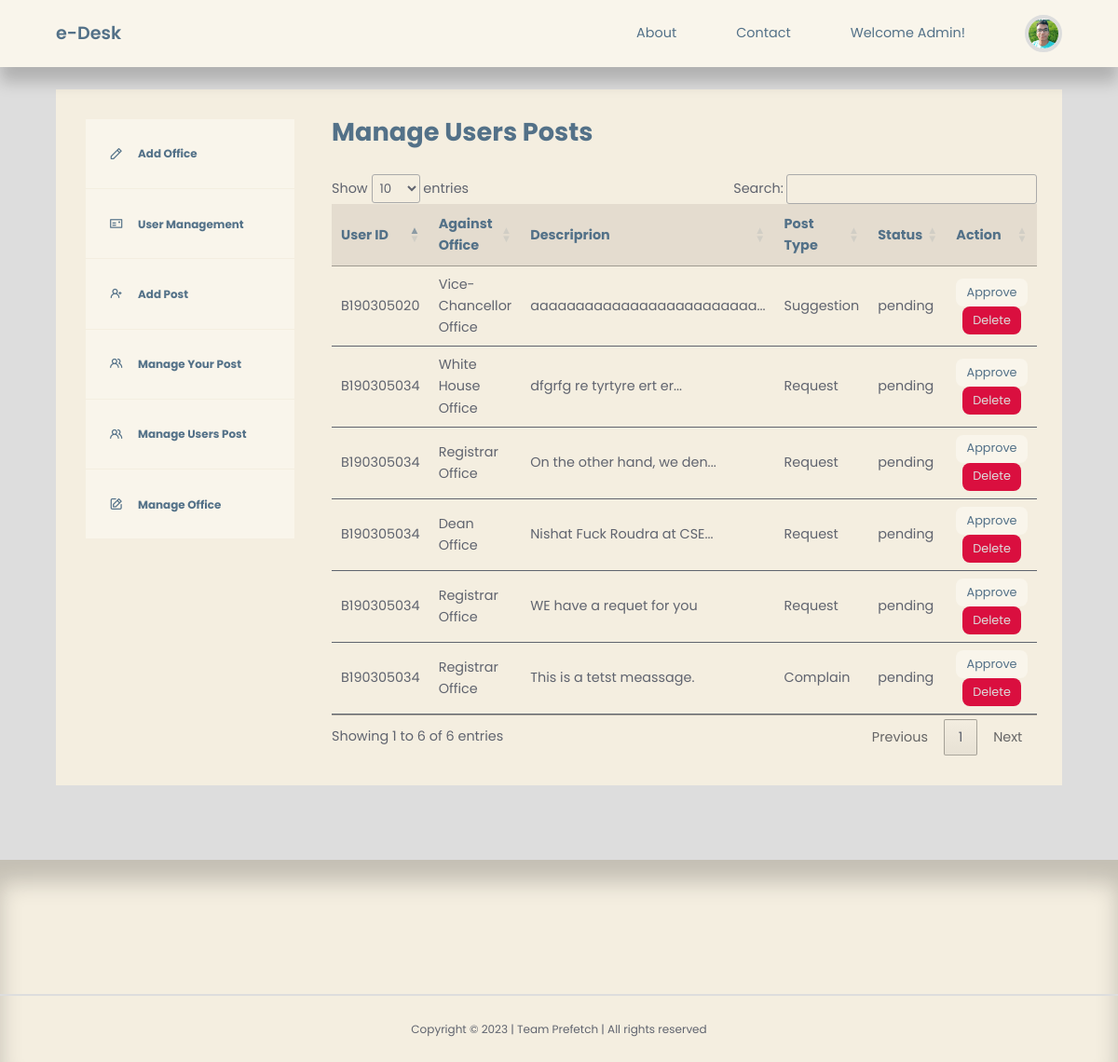
Screenshot of /admin/admin-manage-users-post.php with the database file from the repository.
### tables this page shows
CREATE TABLE `post` (
  `id` int(20) NOT NULL,
  `title` varchar(255) NOT NULL,
  `body` mediumtext NOT NULL,
  `picture` varchar(255) NOT NULL,
  `office_id` int(20) NOT NULL,
  `author_id` int(20) NOT NULL,
  `user_id` int(20) NOT NULL,
  `type` varchar(255) NOT NULL,
  `post_type` varchar(255) NOT NULL,
  `date_time` timestamp NOT NULL DEFAULT current_timestamp(),
  `status` varchar(255) NOT NULL,
  `comment` varchar(255) NOT NULL
);

CREATE TABLE `adminaddoffice` (
  `id` int(20) NOT NULL,
  `title` varchar(255) NOT NULL,
  `description` varchar(255) NOT NULL
);

### admin/admin-manage-users-post.php (the view, shortened to what this page needs)
<?php
include 'partials/header.php';
$query = "SELECT id, title, office_id, body, status, type, post_type FROM post WHERE user_id!=0 and status='pending' ORDER BY id DESC";
$posts = mysqli_query($connection, $query);
?>
<section class="dashboard">
    <div class="container dashboard__container">
        <aside>
            <ul>
                <li>
                    <a href="admin-add-office.php"><i class="uil uil-pen"></i>
                        <h5>Add Office</h5>
                    </a>
                </li>
                <li>
                    <a href="admin-user-management.php"><i class="uil uil-postcard"></i>
                        <h5>User Management</h5>
                    </a>
                </li>
                <li>
                    <a href="admin-add-post.php"><i class="uil uil-user-plus"></i>
                        <h5>Add Post</h5>
                    </a>
                </li>
                <li>
                    <a href="admin-manage-post.php"><i class="uil uil-users-alt"></i>
                        <h5>Manage Your Post</h5>
                    </a>
                </li>
                <li>
                    <a href="admin-manage-users-post.php"><i class="uil uil-users-alt"></i>
                        <h5>Manage Users Post</h5>
                    </a>
                </li>
                <li>
                    <a href="admin-manage-office.php"><i class="uil uil-edit"></i>
                        <h5>Manage Office</h5>
                    </a>
                </li>
            </ul>
        </aside>
        <main>
            <h2>Manage Users Posts</h2>
            <table id="table">
                <thead>
                    <tr align="center">
                        <th>User ID</th>
                        <th>Against Office</th>
                        <th>Descriprion</th>
                        <th>Post Type</th>
                        <th>Status</th>
                        <th>Action</th>
                    </tr>
                </thead>
                <tbody>
                    <?php while ($post = mysqli_fetch_assoc($posts)) : ?>
                        <?php
                        $category_id = $post['office_id'];
                        $category_query = "SELECT title FROM adminaddoffice WHERE id=$category_id";
                        $category_result = mysqli_query($connection, $category_query);
                        $category = mysqli_fetch_assoc($category_result);
                        ?>
                        <tr>
                            <td>
                                <?= $post['title'] ?>
                            </td>
                            <td>
                                <?= $category['title'] ?>
                            </td>
                            <td>
                                <?php $len = strlen($post['body']); ?>
                                <?php if ($len < 30): ?>
                                    <?= $post['body'] ?>
                                <?php else: ?>
                                    <?= substr($post['body'], 0, 25) ?>...
                                <?php endif ?>
                            </td>
                            <td>
                                <?= $post['post_type'] ?>
                            </td>
                            <td>
                                <?= $post['status'] ?>
                            </td>
                            <td align="center"><a href="<?= ROOT_URL ?>admin/admin-manage-users-post-active.php?id=<?= $post['id'] ?>" class="btn sm">Approve</a> <a href="<?= ROOT_URL ?>admin/delete-post.php?id=<?= $post['id'] ?>" class="btn sm danger">Delete</a></td>
                        </tr>
                    <?php endwhile ?>
                </tbody>
            </table>
        </main>
    </div>
</section>
<?php
include '../partials/footer.php';
?>

### css/style.css (style rules this page uses)
:root { --color-primary: #F9F5EB; --color-primary-light: #9BA4B5; --color-primary-variant: #5854c7; --color-red: #da0f3f; --color-red-light: hsl(346, 87%, 46%, 15%); --color-green: #00c476; --color-green-light: hsl(156, 100%, 38%, 15%); --color-gray-900: #F4EEE0; --color-gray-700: #E4DCCF; --color-gray-300: rgba(242, 242, 254, 0.3); --color-gray-200: rgba(33, 42, 62, 0.7); --color-white: #537188; --color-bg: #ddd; --transition: all 300ms ease; --container-width-lg: 74%; --container-width-md: 88%; --form-width: 40%; --card-border-radius-1: 0.3rem; --card-border-radius-2: 0.5rem; --card-border-radius-3: 0.8rem; --card-border-radius-4: 2rem; --card-border-radius-5: 5rem; }
* { margin: 0; padding: 0; outline: 0; border: 0; appearance: 0; list-style: none; text-decoration: none; box-sizing: border-box; font-family: 'Poppins', sans-serif; }
body { line-height: 1.6; color: var(--color-gray-200); overflow-x: hidden; background: var(--color-bg); font-size: 0.9rem; }
.container { width: 90%; max-width: 1800px; margin-inline: auto; }
section { margin-top: 3rem; width: 100vw; }
h1, h2, h3, h4, h5 { color: var(--color-white); line-height: 1.3; }
h2 { font-size: 1.7rem; margin: 1rem 0; }
a { color: var(--color-white); transition: var(--transition); }
.btn { display: inline-block; width: fit-content; padding: 0.6rem 1.2rem; background-color: var(--color-primary); border-radius: var(--card-border-radius-2); cursor: pointer; transition: var(--transition); color: var(--color-white); }
.btn.sm { padding: 0.3rem 0.7rem; font-size: 0.8rem; }
.btn.danger { background: var(--color-red); color: var(--color-bg); }
.dashboard { margin-top: 6rem; }
.dashboard__container { display: grid; grid-template-columns: 14rem auto; gap: 1rem; background: var(--color-gray-900); padding: 2rem; margin-bottom: 5rem; }
.dashboard aside a { background-color: var(--color-primary); display: flex; gap: 1rem; align-items: center; padding: 1.6rem; }
.dashboard aside ul li:not(:last-child) a { border-bottom: 1px solid var(--color-gray-900); }
.dashboard main { margin-left: 1.5rem; }
.dashboard main h2 { margin: 0 0 2rem 0; line-height: 1; }
.dashboard main table { width: 100%; text-align: left; }
.dashboard main table th { background: var(--color-gray-700); padding: 0.8rem; color: var(--color-white); }
.dashboard main table td { padding: 0.8rem; border-bottom: 1px solid var(--color-gray-200); }

### rows the page displays
post: title "B190305020", adminaddoffice.title "Vice-Chancellor Office", body "aaaaaaaaaaaaaaaaaaaaaaaaa", post_type "Suggestion", status "pending"
post: title "B190305034", adminaddoffice.title "White House Office", body "dfgrfg re tyrtyre ert er", post_type "Request", status "pending"
post: title "B190305034", adminaddoffice.title "Registrar Office", body "On the other hand, we den", post_type "Request", status "pending"
post: title "B190305034", adminaddoffice.title "Dean Office", body "Nishat Fuck Roudra at CSE", post_type "Request", status "pending"
post: title "B190305034", adminaddoffice.title "Registrar Office", body "WE have a requet for you", post_type "Request", status "pending"
post: title "B190305034", adminaddoffice.title "Registrar Office", body "This is a tetst meassage.", post_type "Complain", status "pending"
